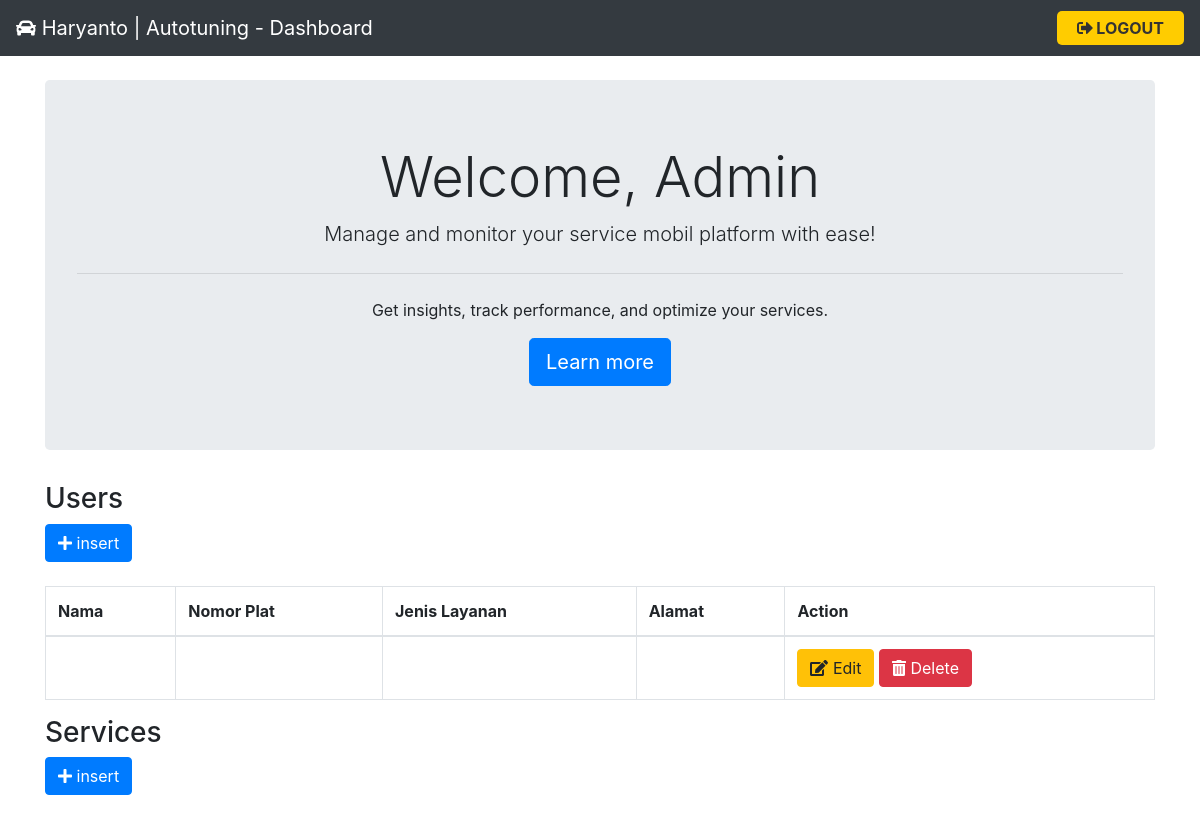
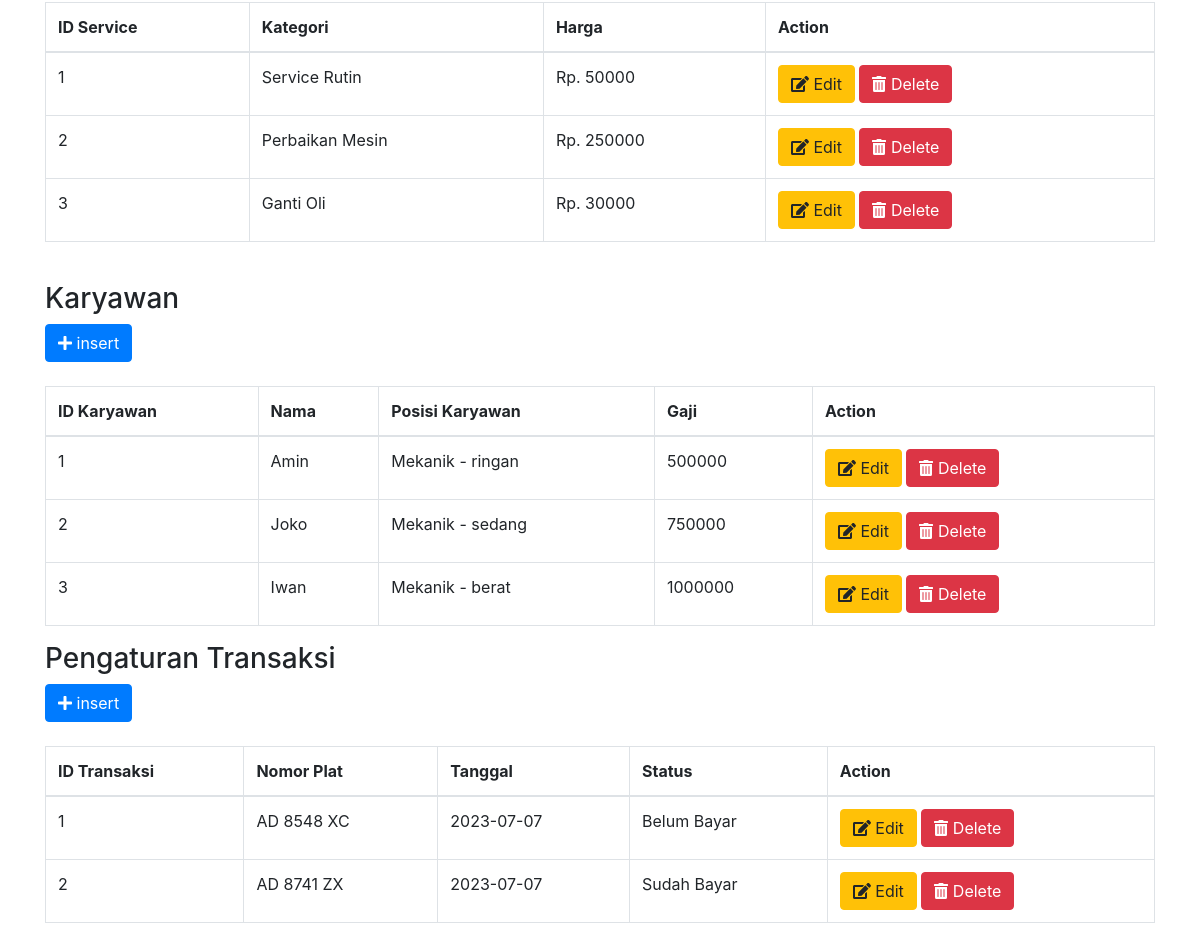
Page /project_akhir-WEB/admin/homeAdmin.php on the committed database (2 pictures, top to bottom).
### tables this page shows
CREATE TABLE `user` (
  `id_user` int(3) NOT NULL,
  `password` int(4) NOT NULL,
  `nama` varchar(100) NOT NULL,
  `username` varchar(50) NOT NULL,
  `status` varchar(20) NOT NULL
);

CREATE TABLE `service_list` (
  `id_service` int(11) NOT NULL,
  `service` varchar(50) NOT NULL,
  `status` int(2) NOT NULL,
  `harga` int(11) NOT NULL
);

CREATE TABLE `karyawan` (
  `id_karyawan` int(11) NOT NULL,
  `nama_karyawan` varchar(50) NOT NULL,
  `posisi_karyawan` varchar(50) NOT NULL,
  `gaji_karyawan` int(11) NOT NULL
);

CREATE TABLE `transaksi` (
  `id_transaksi` int(11) NOT NULL,
  `user_nomor_plat` varchar(10) DEFAULT NULL,
  `tanggal` date DEFAULT NULL,
  `keterangan` varchar(255) DEFAULT NULL,
  `status` enum('Belum Bayar','Sudah Bayar') DEFAULT NULL
);

### project_akhir-WEB/admin/homeAdmin.php (the view, shortened to what this page needs)
<!DOCTYPE html>
<html lang="en">
<head>
  <link rel="stylesheet" href="https://stackpath.bootstrapcdn.com/bootstrap/4.5.2/css/bootstrap.min.css">
  <link rel="stylesheet" href="https://cdnjs.cloudflare.com/ajax/libs/font-awesome/5.15.3/css/all.min.css">
</head>
<body>
    <?php include 'modalAdmin.php'; ?>
  <nav class="navbar navbar-expand-lg navbar-dark bg-dark">
    <a class="navbar-brand"><i class="fas fa-car"></i> Haryanto | Autotuning - Dashboard</a>
    <div class="collapse navbar-collapse" id="navbarNav">
      <ul class="navbar-nav ml-auto">
        <li class="nav-item">
          <a class="nav-link" href="process/logout_process.php" style="background-color: #ffcc00; color: #333; padding: 5px 20px; border-radius: 5px; font-weight: bold; text-transform: uppercase;"><i class="fas fa-sign-out-alt"></i> Logout</a>
        </li>
      </ul>
    </div>
  </nav>
  <div class="container mt-4">
    <div class="jumbotron text-center">
      <h1 class="display-4">Welcome, Admin</h1>
        <p class="lead">Manage and monitor your service mobil platform with ease!</p>
      <hr class="my-4">
        <p>Get insights, track performance, and optimize your services.</p>
      <a class="btn btn-primary btn-lg" data-toggle="modal" data-target="#kerjaModal" role="button">Learn more</a>
    </div>
    <div class="row mt-4">
      <div class="col-md-12">
        <h3>Users</h3>
        <button class="btn btn-primary" data-toggle="modal" data-target="#form_layanan"><i class="fas fa-plus"></i> insert</button>
        <br>
        <br>
        <div class="table-responsive">
          <table class="table table-bordered">
            <thead>
              <tr>
                <th>Nama</th>
                <th>Nomor Plat</th>
                <th>Jenis Layanan</th>
                <th>Alamat</th>
                <th>Action</th>
              </tr>
            </thead>
            <tbody>
            <?php
                $query = "SELECT * FROM user";
                $result = mysqli_query($conn, $query);
                while ($row = mysqli_fetch_assoc($result)) :
                    $nama_pemilik = $row['nama_pemilik'];
                    $nomor_plat = $row['nomor_plat'];
                    $jenis_layanan = $row['jenis_layanan'];
                    $alamat = $row['alamat'];
                echo "
                <tr>
                    <td>$nama_pemilik</td>
                    <td>$nomor_plat</td>
                    <td>$jenis_layanan</td>
                    <td>$alamat</td>
                    <td>
                    <button class='btn btn-warning' data-toggle='modal' data-target='#edit_user_modal" . $row['nomor_plat'] . "'><i class='fas fa-edit'></i> Edit</button>
                    <button class='btn btn-danger' data-toggle='modal' data-target='#delete_user_modal" . $row['nomor_plat'] . "'><i class='fas fa-trash-alt'></i> Delete</button>
                    </td>
                </tr>";
                ?>
            <?php endwhile; ?>
            </tbody>
          </table>
        </div>
      </div>
      <div class="col-md-12">
        <h3>Services</h3>
        <button class="btn btn-primary" data-toggle="modal" data-target="#form_service"><i class="fas fa-plus"></i> insert</button>
        <br>
        <br>
        <div class="table-responsive">
          <table class="table table-bordered">
            <thead>
              <tr>
                <th>ID Service</th>
                <th>Kategori</th>
                <th>Harga</th>
                <th>Action</th>
              </tr>
            </thead>
            <tbody>
            <?php
                $query = "SELECT * FROM service_list";
                $result = mysqli_query($conn, $query);
                while ($row = mysqli_fetch_assoc($result)) :
                    $id_service = $row['id_service'];
                    $service = $row['service'];
                    $harga = $row['harga'];
                echo "
                <tr>
                    <td>$id_service</td>
                    <td>$service</td>
                    <td>Rp. $harga</td>
                    <td>
                    <button class='btn btn-warning' data-toggle='modal' data-target='#edit_user_modal'><i class='fas fa-edit'></i> Edit</button>
                    <button class='btn btn-danger'><i class='fas fa-trash-alt'></i> Delete</button>
                    </td>
                </tr>";
                ?>
                <?php endwhile; ?>
            </tbody>
          </table>
        </div>
      </div>
    </div>
    <div class="row mt-4">
      <div class="col-md-12">
        <h3>Karyawan</h3>
        <button class="btn btn-primary" data-toggle="modal" data-target="#form_karyawan"><i class="fas fa-plus"></i> insert</button>
        <br>
        <br>
        <div class="table-responsive">
          <table class="table table-bordered">
            <thead>
              <tr>
                <th>ID Karyawan</th>
                <th>Nama</th>
                <th>Posisi Karyawan</th>
                <th>Gaji</th>
                <th>Action</th>
              </tr>
            </thead>
            <tbody>
            <?php
                $query = "SELECT * FROM karyawan";
                $result = mysqli_query($conn, $query);
                while ($row = mysqli_fetch_assoc($result)) :
                    $id_karyawan = $row['id_karyawan'];
                    $nama_karyawan = $row['nama_karyawan'];
                    $posisi_karyawan = $row['posisi_karyawan'];
                    $gaji_karyawan = $row['gaji_karyawan'];
                echo "
                <tr>
                    <td>$id_karyawan</td>
                    <td>$nama_karyawan</td>
                    <td>$posisi_karyawan</td>
                    <td>$gaji_karyawan</td>
                    <td>
                    <button class='btn btn-warning' data-toggle='modal' data-target='#edit_karyawan_modal" . $row['id_karyawan'] . "'><i class='fas fa-edit'></i> Edit</button>
                    <button class='btn btn-danger' data-toggle='modal' data-target='#delete_karyawan_modal" . $row['id_karyawan'] . "'><i class='fas fa-trash-alt'></i> Delete</button>
                    </td>
                </tr>";
                ?>
                <?php endwhile; ?>
            </tbody>
          </table>
        </div>
      </div>
      <div class="col-md-12">
        <h3>Pengaturan Transaksi</h3>
        <button class="btn btn-primary" data-toggle="modal" data-target="#form_transaksi"><i class="fas fa-plus"></i> insert</button>
        <br>
        <br>
        <div class="table-responsive">
          <table class="table table-bordered">
            <thead>
              <tr>
                <th>ID Transaksi</th>
                <th>Nomor Plat</th>
                <th>Tanggal</th>
                <th>Status</th>
                <th>Action</th>
              </tr>
            </thead>
            <tbody>
            <?php
                $query = "SELECT * FROM transaksi";
                $result = mysqli_query($conn, $query);
                while ($row = mysqli_fetch_assoc($result)) {
                    $id_transaksi = $row['id_transaksi'];
                    $user_nomor_plat = $row['user_nomor_plat'];
                    $tanggal = $row['tanggal'];
                    $status = $row['status'];
                echo "
                <tr>
                    <td>$id_transaksi</td>
                    <td>$user_nomor_plat</td>
                    <td>$tanggal</td>
                    <td>$status</td>
                    <td>
                    <button class='btn btn-warning'><i class='fas fa-edit'></i> Edit</button>
                    <button class='btn btn-danger'><i class='fas fa-trash-alt'></i> Delete</button>
                    </td>
                </tr>";
            }
            ?>
            </tbody>
          </table>
        </div>
      </div>
    </div>
  </div>
</body>
</html>

### rows in the picture
service_list: id_service "1", service "Service Rutin", harga "50000"
service_list: id_service "2", service "Perbaikan Mesin", harga "250000"
service_list: id_service "3", service "Ganti Oli", harga "30000"
karyawan: id_karyawan "1", nama_karyawan "Amin", posisi_karyawan "Mekanik - ringan", gaji_karyawan "500000"
karyawan: id_karyawan "2", nama_karyawan "Joko", posisi_karyawan "Mekanik - sedang", gaji_karyawan "750000"
karyawan: id_karyawan "3", nama_karyawan "Iwan", posisi_karyawan "Mekanik - berat", gaji_karyawan "1000000"
transaksi: id_transaksi "1", user_nomor_plat "AD 8548 XC", tanggal "2023-07-07", status "Belum Bayar"
transaksi: id_transaksi "2", user_nomor_plat "AD 8741 ZX", tanggal "2023-07-07", status "Sudah Bayar"
